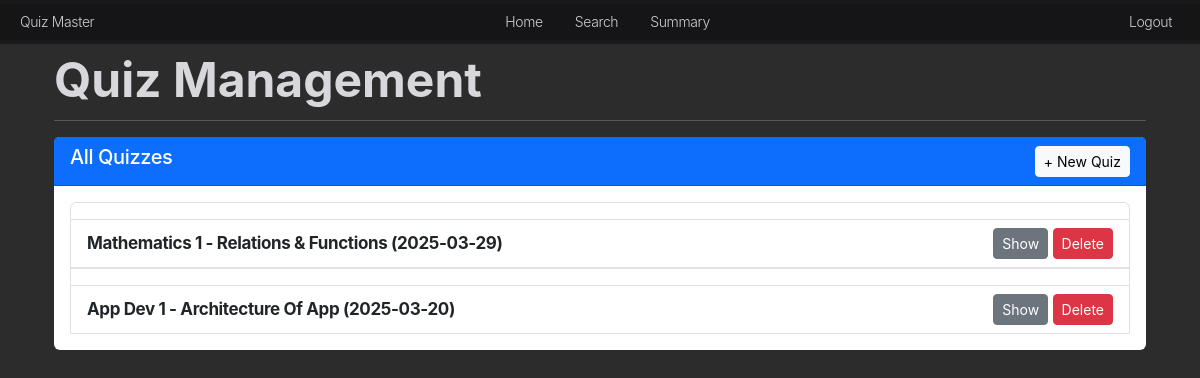
The page /admin/quiz (signed in) on the database its author committed.
### models.py (models this page shows, shortened)
class Quiz(db.Model):
    id = db.Column(db.Integer, primary_key=True)
    chapter_id = db.Column(db.Integer, db.ForeignKey('chapter.id'), nullable=False)
    date_of_quiz = db.Column(db.Date, nullable=False, default=datetime.utcnow)
    time_duration = db.Column(db.String(5), nullable=False)  # Format HH:MM
    remarks = db.Column(db.Text, nullable=True)
    chapter = db.relationship('Chapter', backref=db.backref('quizzes', lazy=True))

class Subject(db.Model):
    id = db.Column(db.Integer, primary_key=True)
    name = db.Column(db.String(100), unique=True, nullable=False)
    description = db.Column(db.Text, nullable=True)

class Chapter(db.Model):
    id = db.Column(db.Integer, primary_key=True)
    name = db.Column(db.String(100), nullable=False)
    description = db.Column(db.Text, nullable=True)
    subject_id = db.Column(db.Integer, db.ForeignKey('subject.id'), nullable=False)
    subject = db.relationship('Subject', backref=db.backref('chapters', lazy=True))

### routes.py (the view)
@main.route('/admin/quiz')
def quiz_management():
    current_user = get_current_user()
    quizzes = Quiz.query.all()
    subjects = Subject.query.all()
    chapters = Chapter.query.all()
    today_date = datetime.today().date()
    return render_template('quiz.html',current_user=current_user, quizzes=quizzes, chapters=chapters, subjects = subjects, today=today_date)

### routes.py (called while the page is built)
def get_current_user():
    if 'user_id' in session:
        return User.query.get(session['user_id'])
    return None

### templates/quiz.html (shortened to what this page needs)
{% extends "base.html" %}
{% block content %}
<div class="container">
    <h2 class="mt-4">Quiz Management</h2>
    <hr>
    <div class="card mb-4">
        <div class="card-header bg-primary text-white d-flex justify-content-between align-items-center">
            <h5>All Quizzes</h5>
            <button class="btn btn-light btn-sm" onclick="openQuizModal()">+ New Quiz</button>
        </div>
        <div class="card-body">
            {% if quizzes %}
            <ul class="list-group">
                {% for quiz in quizzes %}
                    <li class="list-group-item">
                        <li class="list-group-item d-flex justify-content-between align-items-center">
                            <div>
                                <strong>{{ quiz.chapter.subject.name }} - {{ quiz.chapter.name }} ({{ quiz.date_of_quiz }})</strong>
                            </div>
                            <div>
                                <button class="btn btn-sm btn-secondary" onclick="toggleQuestions('{{ quiz.id }}')">Show</button>
                                <button class="btn btn-danger btn-sm" onclick="deleteQuiz({{ quiz.id }})">Delete</button>
                            </div>
                        </li>
                    </li>
                {% endfor %}
            </ul>
            {% else %}
                <p>No quizzes available.</p>
            {% endif %}
        </div>
    </div>
</div>
{% endblock %}

### static/style.css (style rules this page uses)
:root { --nav-bg: rgb(22,22,23,0.8); --white: #f5f5f7; --bg: #f5f5f8; --dark-bg: #2c2c2c; --dark-box: #1c1c1c; --beinge-white: rgb(216,216,220); --gray: rgb(99,99,102) ; --blue: #0071e3; --orange: #bf4800; --red: rgb(215,0,21); --success: rgb(48,219,91); --yellow: rgb(255,214,10); --nav-color: rgba(255, 255, 255, .8); --nav-color-secondary: #E8E8ED; --nav-color-hover: #FFFFFF; --main-white: #ffffff; }
body { background-color: var(--dark-bg); font-size: 17px; line-height: 1.47059; font-weight: 400; letter-spacing: -0.022em; font-family: "SF Pro Text", "SF Pro Icons", "AOS Icons", "Helvetica Neue", Helvetica, Arial, sans-serif; color: var(--beinge-white); font-style: normal; overflow: hidden; overflow-y: auto; }
button { background-color: #007aff; color: #ffffff; border: none; border-radius: 12px; padding: 10px 20px; font-size: 16px; cursor: pointer; transition: all 0.2s ease-in-out; }
.container { margin-top: 56px; }
.card { border: none; }
h2 { font-size: 48px; line-height: 1; font-weight: 700; letter-spacing: -0.00043em; }

### rows shown on the page
Quiz: chapter.subject.name "Mathematics 1", chapter.name "Relations & Functions", date_of_quiz "2025-03-29"
Quiz: chapter.subject.name "App Dev 1", chapter.name "Architecture Of App", date_of_quiz "2025-03-20"
